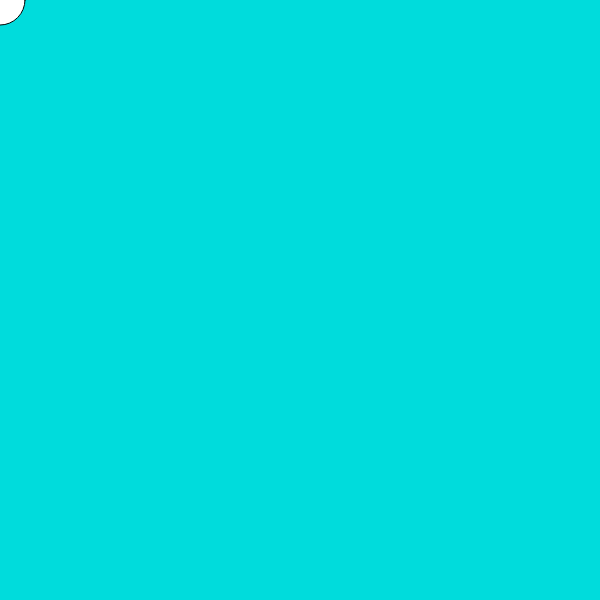
Frame 1 (no input)
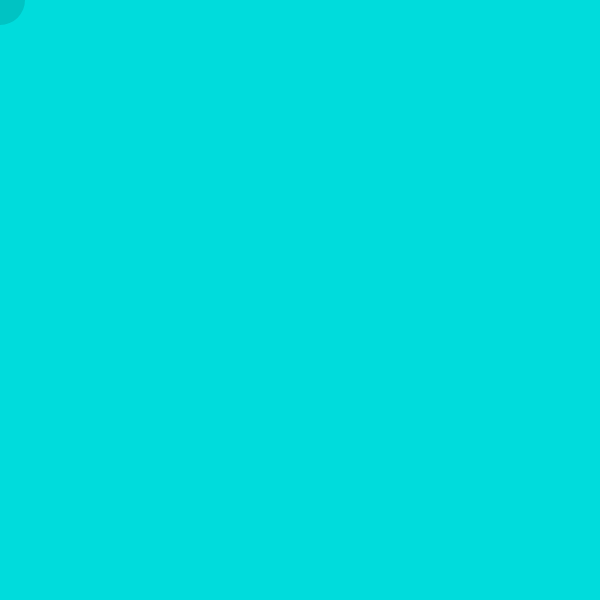
Frame 60 (no input)
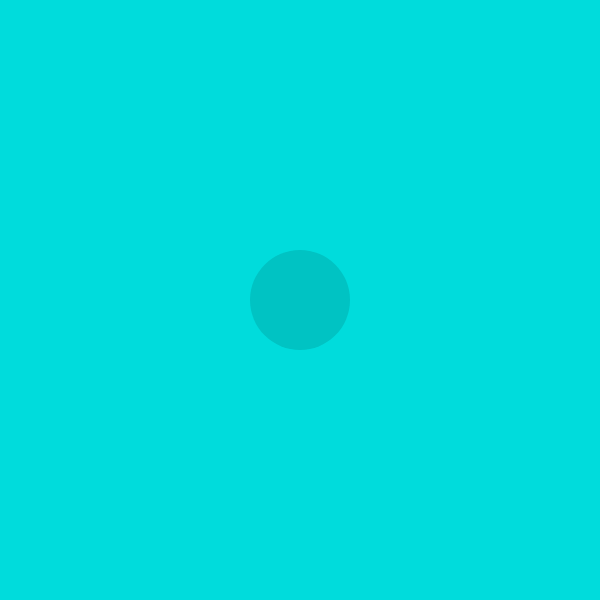
Frame 120 (the mouse pressed at the canvas centre since frame 60)

The p5.js sketch that drew these frames (run headless with seeded random() and noise() and a simulated clock; from frame 60 on, the mouse is pressed at the canvas centre):

// p5.js sketch
// ── sketch.js
var circle =
{
    x: 300,
    y: 300
};

function setup() 
{
    createCanvas(600, 600);
    inc = 0;
    trigg = 0;
}

function draw()
{
    
    //col = map(mouseX, 0, 600, 0, 255);
    //background(0, col, 128);
    background(0, 220, 220);
    //ellipse(circle.x, circle.y, 50, 50);
    //ellipse(random(0,width), random(0,height), 50, 50);
    ellipse(mouseX, mouseY, 50, 50);
    fill(0, 195, 195);
    noStroke();
    if(((mouseX > 200) && (mouseX < width - 200))&&((mouseY > 200) && (mouseY < width - 200)))
    {
        ellipse(mouseX, mouseY, 100, 100);
    }
    
    
    
}
function mousePressed()
{
    
}
/*
function bounceFunc()
{
    if (inc < 10)
    {
        trigg = 0;
    }
    if (trigg == 0)
    {
        ellipse(inc, mouseY, 50, 50);
        inc = inc + 3;  
    }
    if (inc > width - 10)
    {
        trigg = 1;
    }
    if (trigg == 1)
    {
        ellipse(inc, mouseY, 50, 50);
        inc = inc - 3;  
    }
}
*/
